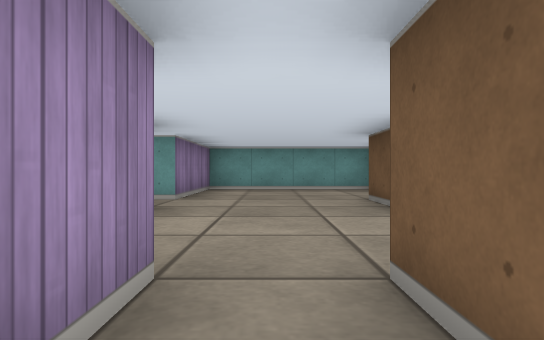
view 1 (above)

16 first-person views from a walk through a cub3D level. The camera is about half as high as the walls, looks level and sees 75° across. The floor is counted in squares. Each view is taken from the middle of a square. On the plan, view 1 faces up. The plan holds only what a view shows up to about 9 squares ahead; the rest is blank.

view 2
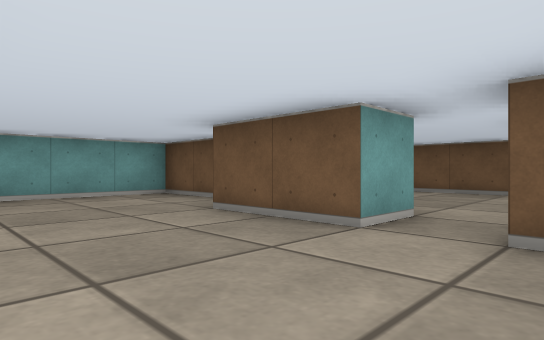

view 3
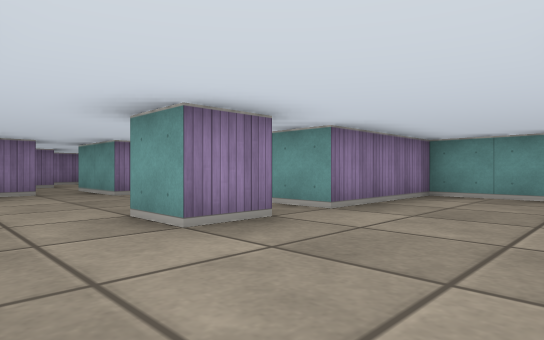

view 4
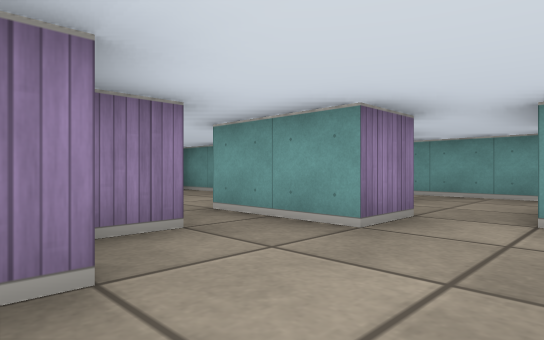

view 5
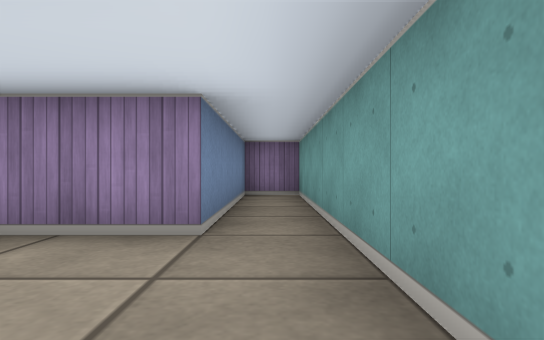

view 6
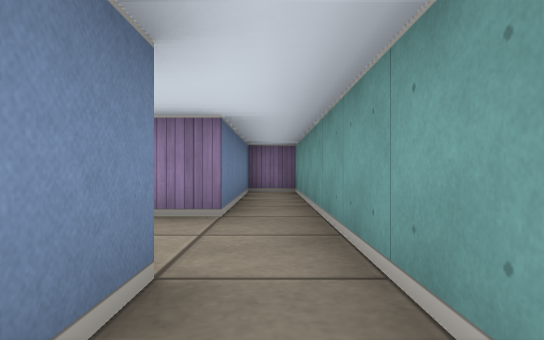

view 7
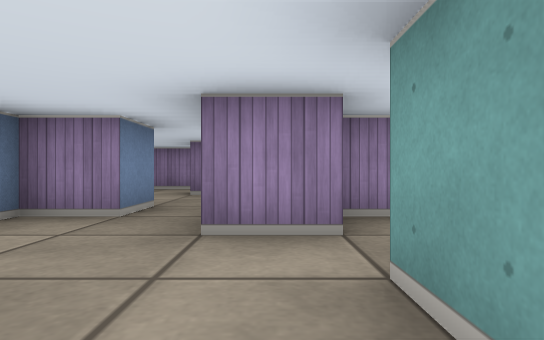

view 8
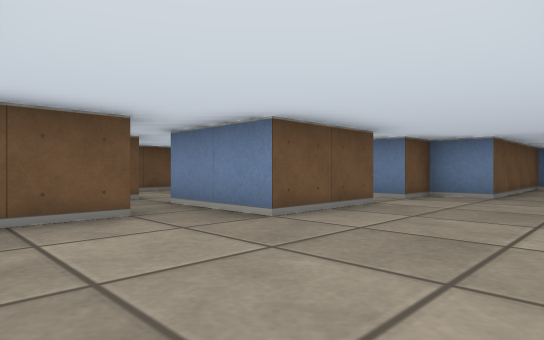

view 9
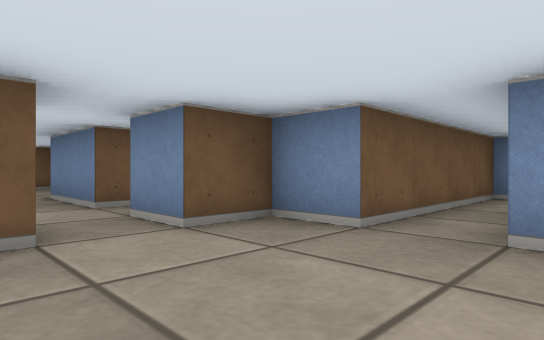

view 10
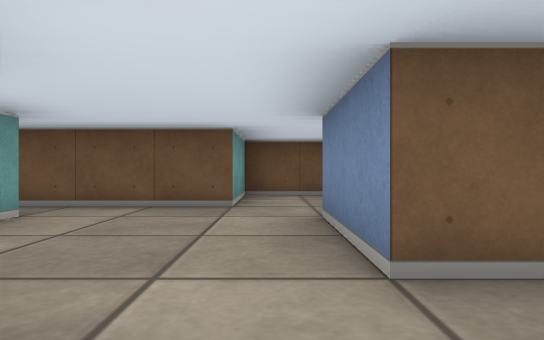

view 11
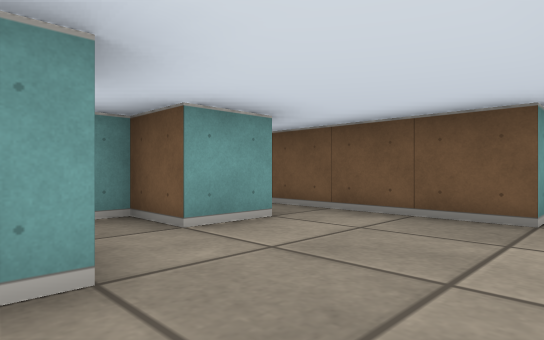

view 12
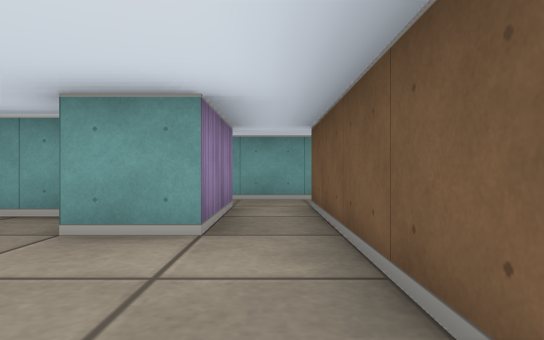

view 13
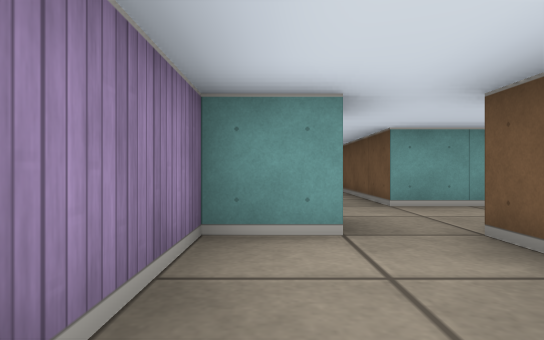

view 14
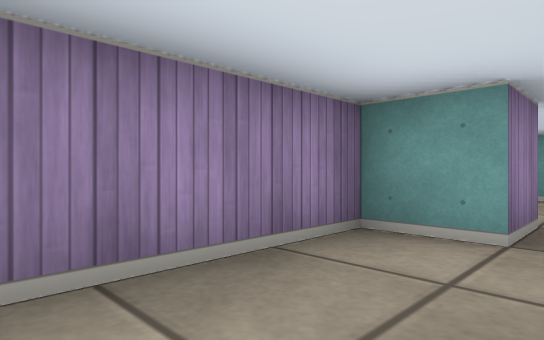

view 15
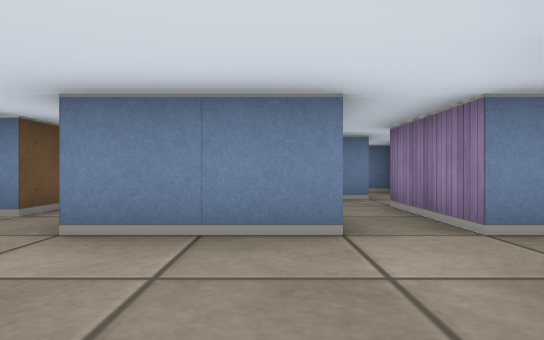

view 16
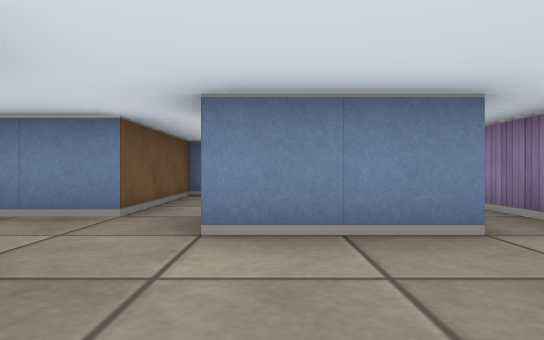

### Floor plan
Key: @ floor where view 1 was taken; # wall or solid block; . floor.
Columns run from 12 left of view 1 to 9 right of it. Each row starts with its distance up from view 1.
  9  ###################
  8  #........#....# ...
  7 ######..# #....###.#
  6  ....#..# #......#.#
  5    ..##.......##...#
  4   #.......#...#....###
  3 #....#...............#
  2 #.   ##.......#.##...#
  1            #.##.#..###
  0             @#..#..#
 -1             .#.##..#
 -2             .#.   ##
 -3             ###

Positions as (right, up) in squares from view 1, and headings:
1: (0, 0), facing up
2: (-1, 2), facing up-right
3: (1, 2), facing up-left
4: (-4, 2), facing up-left
5: (-4, 8), facing left
6: (-3, 8), facing left
7: (-3, 5), facing left
8: (-1, 8), facing down-right
9: (-1, 4), facing down-right
10: (2, 3), facing right
11: (3, 3), facing up-right
12: (6, 3), facing up
13: (5, -1), facing up
14: (6, -1), facing up-left
15: (4, 5), facing down
16: (5, 5), facing down
